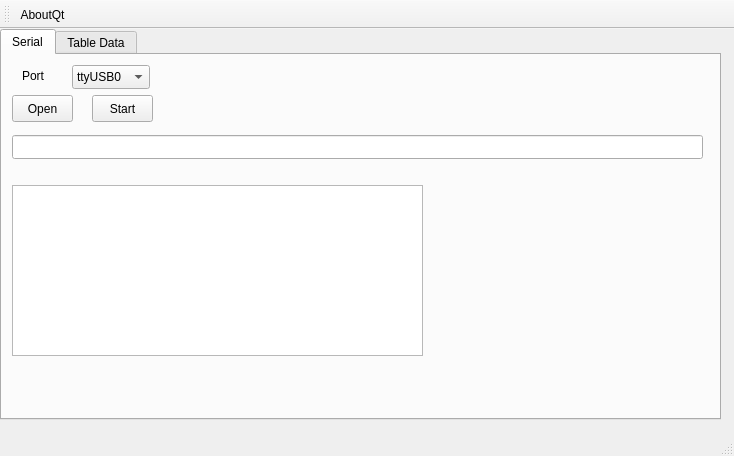
<?xml version="1.0" encoding="UTF-8"?>
<ui version="4.0">
 <class>qtinterface</class>
 <widget class="QMainWindow" name="qtinterface">
  <property name="geometry">
   <rect>
    <x>0</x>
    <y>0</y>
    <width>734</width>
    <height>456</height>
   </rect>
  </property>
  <property name="windowTitle">
   <string>qtinterface</string>
  </property>
  <widget class="QWidget" name="centralWidget">
   <widget class="QTabWidget" name="tabWidget">
    <property name="geometry">
     <rect>
      <x>0</x>
      <y>0</y>
      <width>721</width>
      <height>391</height>
     </rect>
    </property>
    <property name="currentIndex">
     <number>0</number>
    </property>
    <widget class="QWidget" name="tabSerial">
     <attribute name="title">
      <string>Serial</string>
     </attribute>
     <widget class="QComboBox" name="comboBox">
      <property name="geometry">
       <rect>
        <x>70</x>
        <y>10</y>
        <width>78</width>
        <height>24</height>
       </rect>
      </property>
      <item>
       <property name="text">
        <string>ttyUSB0</string>
       </property>
      </item>
      <item>
       <property name="text">
        <string>ttyUSB1</string>
       </property>
      </item>
      <item>
       <property name="text">
        <string>ttyATK0</string>
       </property>
      </item>
      <item>
       <property name="text">
        <string>ttyATK1</string>
       </property>
      </item>
      <item>
       <property name="text">
        <string>ttyACM0</string>
       </property>
      </item>
      <item>
       <property name="text">
        <string>ttyACM1</string>
       </property>
      </item>
     </widget>
     <widget class="QLabel" name="label">
      <property name="geometry">
       <rect>
        <x>20</x>
        <y>10</y>
        <width>66</width>
        <height>21</height>
       </rect>
      </property>
      <property name="text">
       <string>Port</string>
      </property>
     </widget>
     <widget class="QPushButton" name="btnStart">
      <property name="geometry">
       <rect>
        <x>90</x>
        <y>40</y>
        <width>61</width>
        <height>27</height>
       </rect>
      </property>
      <property name="text">
       <string>Start</string>
      </property>
     </widget>
     <widget class="QPushButton" name="btnOpen">
      <property name="geometry">
       <rect>
        <x>10</x>
        <y>40</y>
        <width>61</width>
        <height>27</height>
       </rect>
      </property>
      <property name="text">
       <string>Open</string>
      </property>
     </widget>
     <widget class="QLineEdit" name="lineEdit">
      <property name="geometry">
       <rect>
        <x>10</x>
        <y>80</y>
        <width>691</width>
        <height>24</height>
       </rect>
      </property>
     </widget>
     <widget class="QPlainTextEdit" name="txtInfo">
      <property name="geometry">
       <rect>
        <x>10</x>
        <y>130</y>
        <width>411</width>
        <height>171</height>
       </rect>
      </property>
     </widget>
    </widget>
    <widget class="QWidget" name="tabData">
     <attribute name="title">
      <string>Table Data</string>
     </attribute>
    </widget>
   </widget>
  </widget>
  <widget class="QMenuBar" name="menuBar">
   <property name="geometry">
    <rect>
     <x>0</x>
     <y>0</y>
     <width>734</width>
     <height>24</height>
    </rect>
   </property>
  </widget>
  <widget class="QToolBar" name="mainToolBar">
   <attribute name="toolBarArea">
    <enum>TopToolBarArea</enum>
   </attribute>
   <attribute name="toolBarBreak">
    <bool>false</bool>
   </attribute>
   <addaction name="actionAboutQt"/>
  </widget>
  <widget class="QStatusBar" name="statusBar"/>
  <action name="actionAboutQt">
   <property name="text">
    <string>AboutQt</string>
   </property>
  </action>
 </widget>
 <layoutdefault spacing="6" margin="11"/>
 <resources/>
 <connections/>
</ui>
